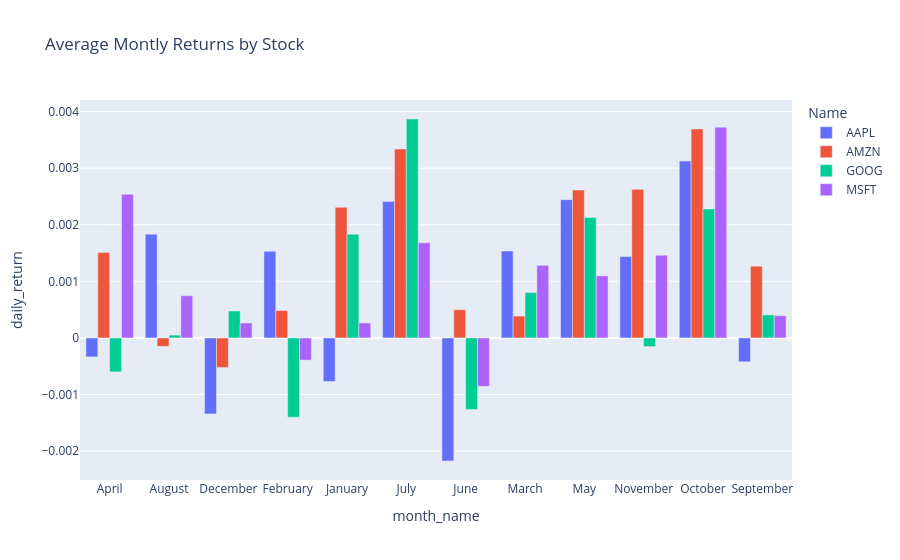

The cell this chart's notebook holds for it:
### Code cell
px.bar(monthly_returns,
       x = "month_name",
       y = "daily_return",
       color = "Name",
       barmode = "group",
       title = "Average Montly Returns by Stock"
      )

### Figure 1 — Plotly figure (JSON) as saved in the notebook; plotly's stock layout.template omitted (floating-point values rounded to 4 significant figures)
{"data": [{"alignmentgroup": "True", "hovertemplate": "Name=AAPL<br>month_name=%{x}<br>daily_return=%{y}<extra></extra>", "legendgroup": "AAPL", "marker": {"color": "#636efa", "pattern": {"shape": ""}}, "name": "AAPL", "offsetgroup": "AAPL", "orientation": "v", "showlegend": true, "textposition": "auto", "type": "bar", "x": ["April", "August", "December", "February", "January", "July", "June", "March", "May", "November", "October", "September"], "xaxis": "x", "y": [-0.0003355, 0.001834, -0.001343, 0.001532, -0.0007696, 0.002413, -0.002175, 0.001537, 0.002444, 0.001438, 0.003126, -0.0004226], "yaxis": "y"}, {"alignmentgroup": "True", "hovertemplate": "Name=AMZN<br>month_name=%{x}<br>daily_return=%{y}<extra></extra>", "legendgroup": "AMZN", "marker": {"color": "#EF553B", "pattern": {"shape": ""}}, "name": "AMZN", "offsetgroup": "AMZN", "orientation": "v", "showlegend": true, "textposition": "auto", "type": "bar", "x": ["April", "August", "December", "February", "January", "July", "June", "March", "May", "November", "October", "September"], "xaxis": "x", "y": [0.001508, -0.0001491, -0.0005235, 0.0004849, 0.002309, 0.00334, 0.0004986, 0.0003869, 0.002615, 0.002627, 0.003694, 0.001267], "yaxis": "y"}, {"alignmentgroup": "True", "hovertemplate": "Name=GOOG<br>month_name=%{x}<br>daily_return=%{y}<extra></extra>", "legendgroup": "GOOG", "marker": {"color": "#00cc96", "pattern": {"shape": ""}}, "name": "GOOG", "offsetgroup": "GOOG", "orientation": "v", "showlegend": true, "textposition": "auto", "type": "bar", "x": ["April", "August", "December", "February", "January", "July", "June", "March", "May", "November", "October", "September"], "xaxis": "x", "y": [-0.0005998, 4.987e-05, 0.0004764, -0.0014, 0.001834, 0.003869, -0.001266, 0.0008019, 0.002129, -0.0001527, 0.00228, 0.0004069], "yaxis": "y"}, {"alignmentgroup": "True", "hovertemplate": "Name=MSFT<br>month_name=%{x}<br>daily_return=%{y}<extra></extra>", "legendgroup": "MSFT", "marker": {"color": "#ab63fa", "pattern": {"shape": ""}}, "name": "MSFT", "offsetgroup": "MSFT", "orientation": "v", "showlegend": true, "textposition": "auto", "type": "bar", "x": ["April", "August", "December", "February", "January", "July", "June", "March", "May", "November", "October", "September"], "xaxis": "x", "y": [0.002541, 0.0007456, 0.0002643, -0.0003928, 0.0002644, 0.001683, -0.0008558, 0.001282, 0.001097, 0.001463, 0.003725, 0.0003926], "yaxis": "y"}], "layout": {"barmode": "group", "legend": {"title": {"text": "Name"}, "tracegroupgap": 0}, "title": {"text": "Average Montly Returns by Stock"}, "xaxis": {"anchor": "y", "domain": [0, 1], "title": {"text": "month_name"}}, "yaxis": {"anchor": "x", "domain": [0, 1], "title": {"text": "daily_return"}}}}
